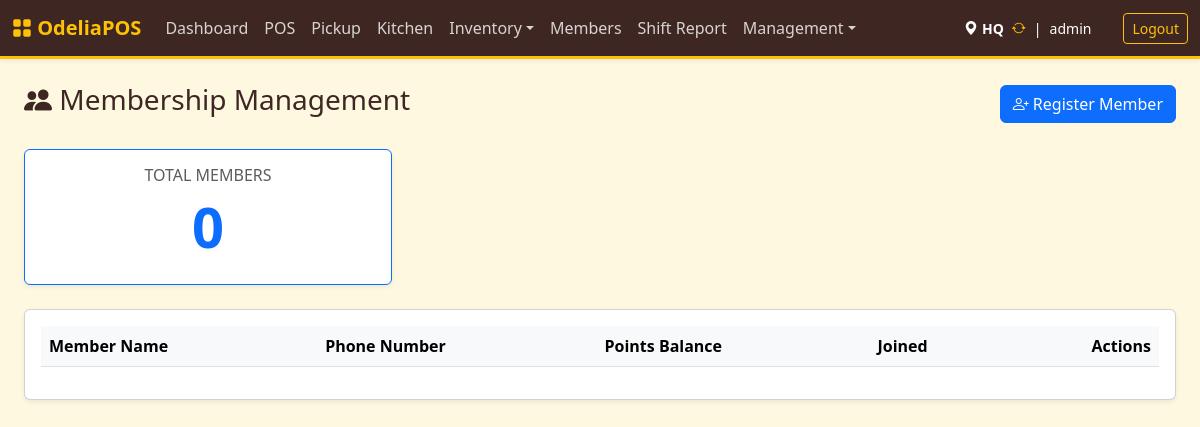
/index.php?page=members (signed in), run on an earlier commit of the app's database.
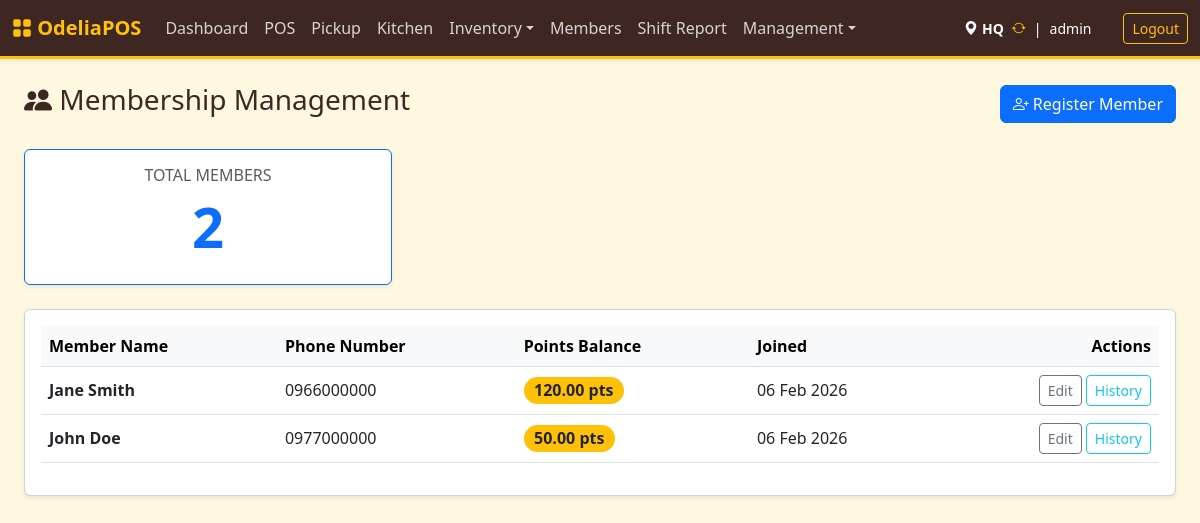
And on a later commit of the database.
### tables this page shows
CREATE TABLE `members` (
  `id` int NOT NULL AUTO_INCREMENT,
  `name` varchar(100) NOT NULL,
  `phone` varchar(20) NOT NULL,
  `email` varchar(100) DEFAULT NULL,
  `points_balance` decimal(10,2) DEFAULT '0.00',
  `created_at` timestamp NULL DEFAULT CURRENT_TIMESTAMP,
  PRIMARY KEY (`id`),
  UNIQUE KEY `phone` (`phone`)
);

### src/members.php (called while the page is built, shortened)
<?php
$members = $pdo->query("SELECT * FROM members ORDER BY name ASC")->fetchAll();
?>

### templates/members.php (the view, shortened to what this page needs)
<div class="d-flex justify-content-between align-items-center mb-4">
    <h3><i class="bi bi-people-fill"></i> Membership Management</h3>
    <button class="btn btn-primary" data-bs-toggle="modal" data-bs-target="#addMemberModal">
        <i class="bi bi-person-plus"></i> Register Member
    </button>
</div>
<div class="row">
    <div class="col-md-4 mb-4">
        <div class="card shadow-sm border-primary">
            <div class="card-body text-center">
                <h6 class="text-muted text-uppercase">Total Members</h6>
                <h2 class="display-4 fw-bold text-primary"><?= count($members) ?></h2>
            </div>
        </div>
    </div>
</div>
<div class="card shadow-sm">
    <div class="card-body">
        <div class="table-responsive">
            <table class="table table-hover align-middle">
                <thead class="table-light">
                    <tr>
                        <th>Member Name</th>
                        <th>Phone Number</th>
                        <th>Points Balance</th>
                        <th>Joined</th>
                        <th class="text-end">Actions</th>
                    </tr>
                </thead>
                <tbody>
                    <?php foreach ($members as $m): ?>
                    <tr>
                        <td class="fw-bold"><?= htmlspecialchars($m['name']) ?></td>
                        <td><?= htmlspecialchars($m['phone']) ?></td>
                        <td>
                            <span class="badge bg-warning text-dark rounded-pill fs-6">
                                <?= number_format($m['points_balance'], 2) ?> pts
                            </span>
                        </td>
                        <td><?= date('d M Y', strtotime($m['created_at'])) ?></td>
                        <td class="text-end">
                            <button class="btn btn-sm btn-outline-secondary" onclick="editMember(<?= $m['id'] ?>)">Edit</button>
                            <button class="btn btn-sm btn-outline-info" onclick="viewHistory(<?= $m['id'] ?>, '<?= htmlspecialchars($m['name']) ?>')">History</button>
                        </td>
                    </tr>
                    <?php endforeach; ?>
                </tbody>
            </table>
        </div>
    </div>
</div>

What changed in the data, as far as the page shows it:
added members: name "Jane Smith", phone "0966000000", points_balance "120.00", created_at "06 Feb 2026"
added members: name "John Doe", phone "0977000000", points_balance "50.00", created_at "06 Feb 2026"
Also different on the page:
count($members): "0" → "2"
